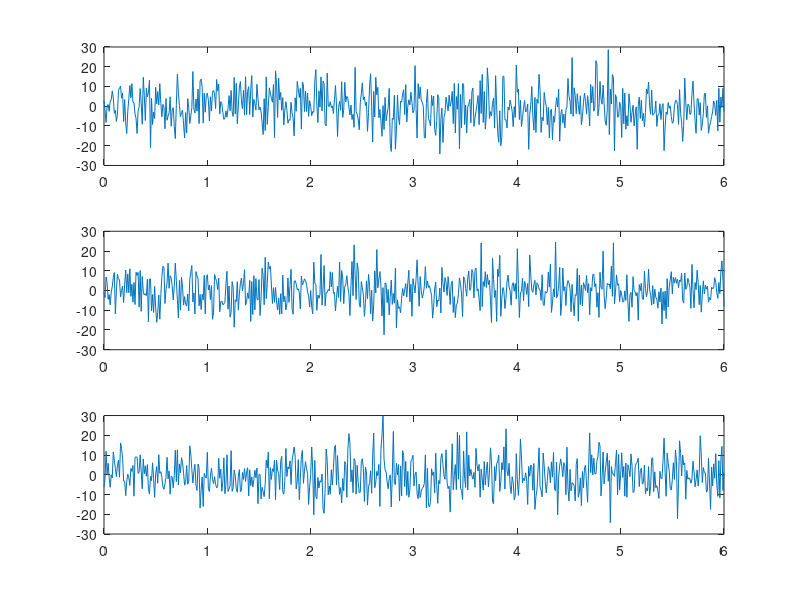

MATLAB code to generate this figure: (Note: this script raises an error after producing the figure.)
%Q2sol

%%%%%%%%%
%A
t = 0: .01 : 6;
my_switch = (t > 2) & (t < 5); % to turn process on for 2 < t < 5, 0 else
x1 = normrnd( 0, 9, [1, length(t)] ) .* my_switch; % Gaussian noise, 1st samp. fnct
x2 = normrnd( 0, 9, [1, length(t)] ) .* my_switch; % Gaussian noise, 2nd samp. fnct
x3 = normrnd( 0, 9, [1, length(t)] ) .* my_switch; % Gaussian noise, 3rd samp. fnct
subplot(3, 1, 1), plot(t, x1)
subplot(3, 1, 2), plot(t, x2)
subplot(3, 1, 3), plot(t, x3)

%%%%%%%%%%%%%%%%%%%%%%%%%%%%%%%
my_switch = (t < 2) | (t > 5); % to turn process on for t<2 |  t > 5, 0 else
x11 = normrnd( 0, 7, [1, length(t)] ) .* my_switch; % Gaussian noise, 1st samp. fnct
x22 = normrnd( 0, 7, [1, length(t)] ) .* my_switch; % Gaussian noise, 2nd samp. fnct
x33 = normrnd( 0, 7, [1, length(t)] ) .* my_switch; % Gaussian noise, 3rd samp. fnct
subplot(3, 1, 1), plot(t, x11)
subplot(3, 1, 2), plot(t, x22)
subplot(3, 1, 3), plot(t, x33)
%%%%%%%%%%%%%%%%%%%%%%%%%%%%
X1=x1+x11;
X2=x2+x22;
X3=x3+x33;
subplot(3, 1, 1), plot(t, X1)
subplot(3, 1, 2), plot(t, X2)
subplot(3, 1, 3), plot(t, X3)

%%%%%%%%%%
[bins1,p1]=acNhist2(X1)
[bins2,p2]=acNhist2(X2)
[bins3,p3]=acNhist2(X3)
%%%%%5555
pd1=fitdist(X1','normal'),
pd2=fitdist(X2','normal'),
pd3=fitdist(X3','normal'),
%we have non-sationary signal (not iid)






%%%%%%%%%%%%%%%%%%%%%%%%%%%%%%